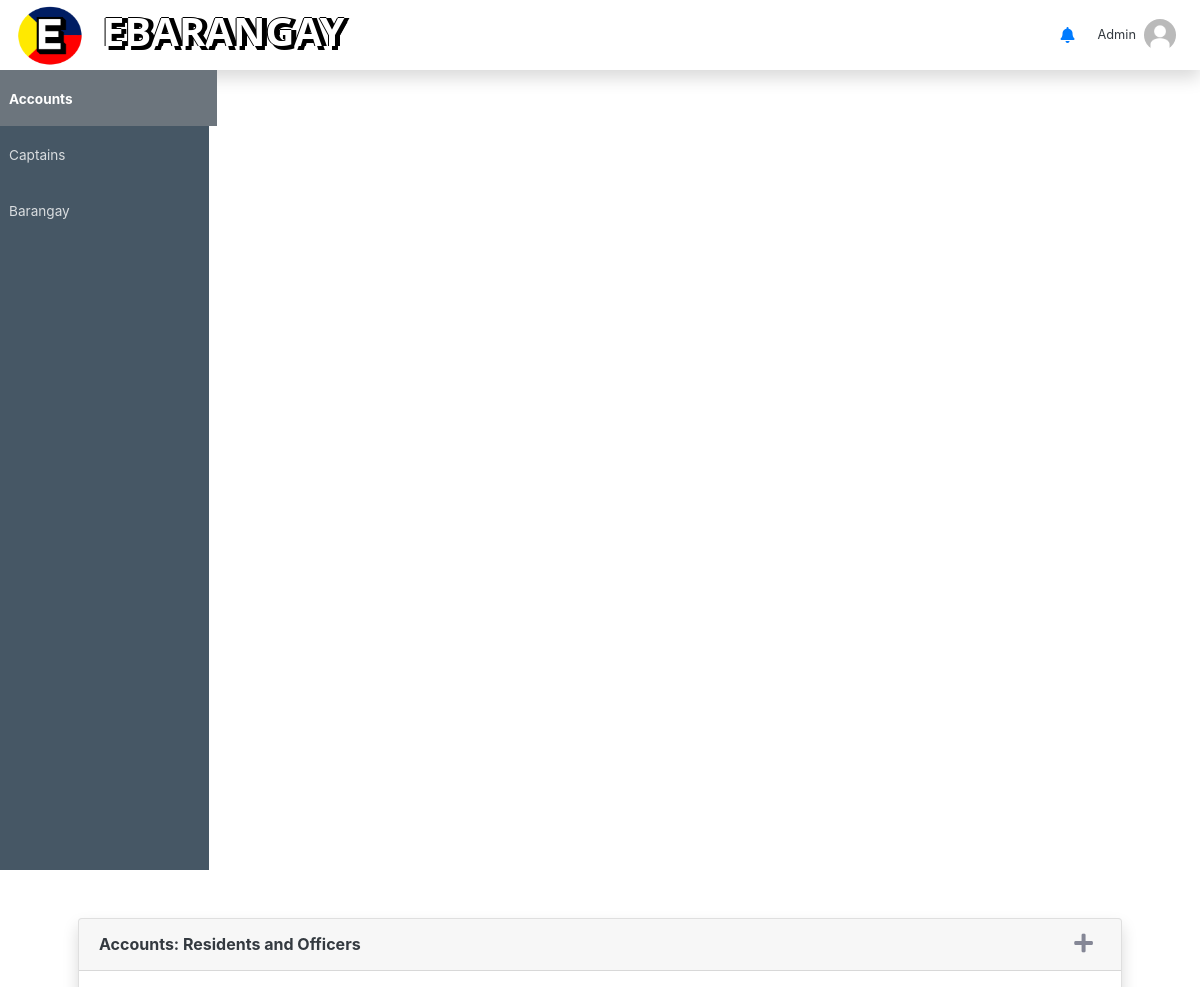
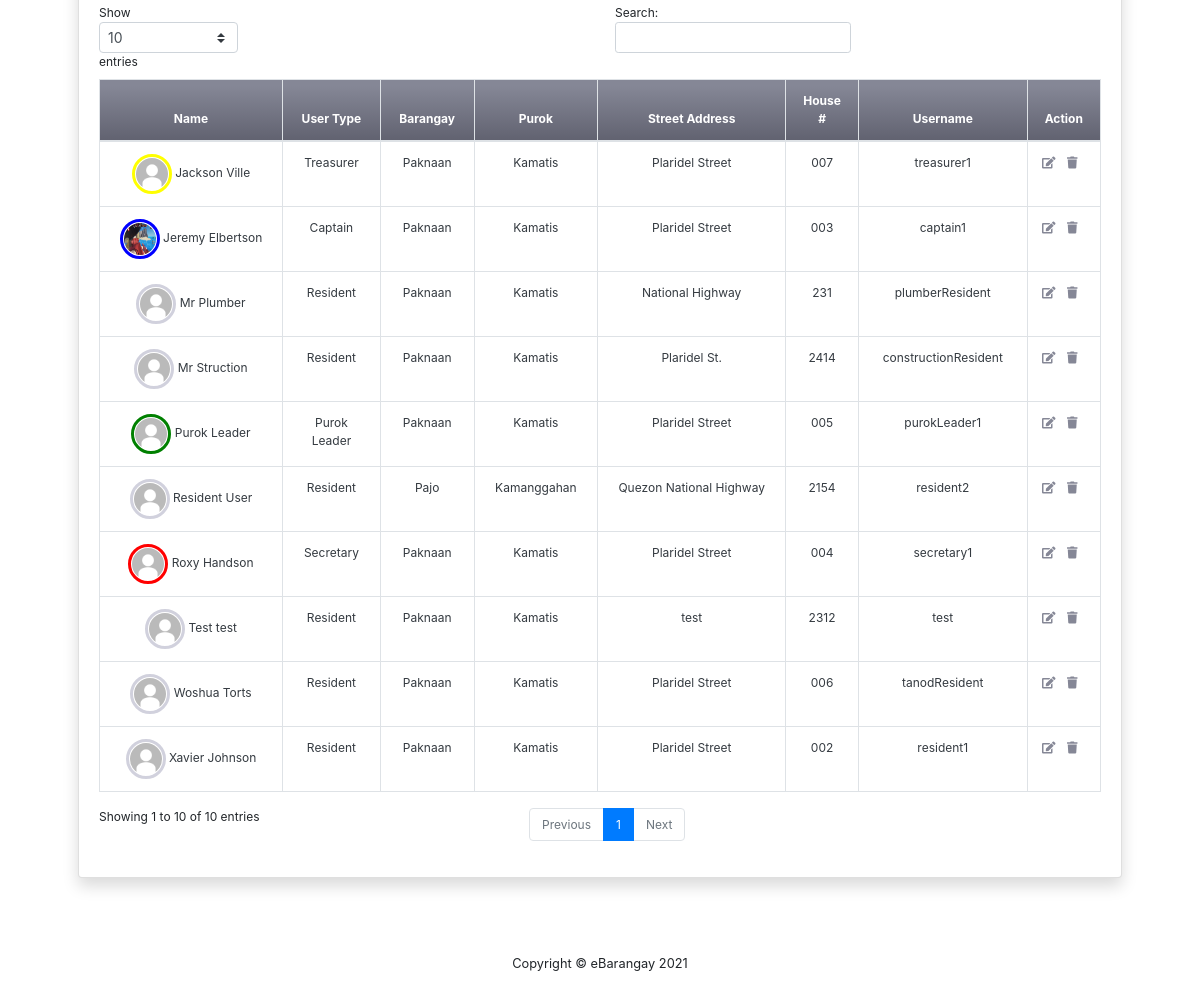
/account.php (signed in), run on the app's committed database (2 pictures, top to bottom).
### tables this page shows
CREATE TABLE `users` (
  `UsersID` int(11) NOT NULL,
  `Firstname` varchar(50) NOT NULL,
  `Middlename` varchar(50) DEFAULT NULL,
  `Lastname` varchar(50) NOT NULL,
  `dateofbirth` varchar(50) NOT NULL,
  `civilStat` varchar(50) NOT NULL,
  `emailAdd` varchar(50) NOT NULL,
  `username` varchar(50) NOT NULL,
  `usersPwd` varchar(255) DEFAULT NULL,
  `userGender` varchar(50) DEFAULT NULL,
  `userType` varchar(50) DEFAULT NULL,
  `profile_pic` varchar(129) DEFAULT NULL,
  `userBarangay` varchar(50) DEFAULT NULL,
  `userPurok` varchar(50) DEFAULT NULL,
  `phoneNum` varchar(20) DEFAULT NULL,
  `teleNum` varchar(20) DEFAULT NULL,
  `VerifyStatus` varchar(20) NOT NULL DEFAULT 'Pending',
  `userCity` varchar(30) NOT NULL DEFAULT 'None',
  `Status` varchar(20) NOT NULL DEFAULT 'Active',
  `isRenting` varchar(20) DEFAULT 'False',
  `landlordName` varchar(50) DEFAULT 'None',
  `landlordContact` varchar(50) DEFAULT 'NONE',
  `barangayPos` varchar(50) DEFAULT 'None',
  `userAddress` varchar(50) DEFAULT NULL,
  `userHouseNum` varchar(50) DEFAULT NULL,
  `IsLandlord` varchar(20) DEFAULT 'False'
);

### account.php (the view, shortened to what this page needs)
<?php include_once "header.php" ?>
<div class="container p-4">
<div class="card shadow mb-4 m-4">
    <div class="card-header py-3 d-flex justify-content-between">
            <h6 class="m-0 font-weight-bold text-dark">Accounts: Residents and Officers</h6>
            <a class="fas fa-plus fa-lg mr-2 text-gray-600 add_account" href="javascript:void(0)"></a>
    </div>
    <div class="card-body" style="font-size: 75%">
        <div class="table-responsive">
            <table class="table table-bordered text-center text-dark"
                id="dataTable" width="100%" cellspacing="0" cellpadding="0">
                <thead >
                    <tr class="bg-gradient-secondary text-white">
                        <th scope="col">Name</th>
                        <th scope="col">User Type</th>
                        <th scope="col">Barangay</th>
                        <th scope="col">Purok</th>
                        <th>Street Address</th>
                        <th>House #</th>
                        <th scope="col">Username</th>
                        <th scope="col">Action</th>
                    </tr>
                </thead>
                <tbody>
                    <?php
                        $accounts = $conn->query("SELECT *, concat(Firstname, ' ', Lastname) as name FROM users WHERE Status='Active'");
                        while($row=$accounts->fetch_assoc()):
                            if($row["userType"] == "Admin"){
                                continue;
                            }
                    ?>
                    <tr>
                        <td>
                            <img class="img-profile rounded-circle <?php
                                if($row["userType"] == "Resident"){
                                    echo "img-res-profile";
                                }
                                elseif($row["userType"] == "Purok Leader"){
                                    echo "img-purokldr-profile";
                                }
                                elseif($row["userType"] == "Captain"){
                                    echo "img-capt-profile";
                                }
                                elseif($row["userType"] == "Secretary"){
                                    echo "img-sec-profile";
                                }
                                elseif($row["userType"] == "Treasurer"){
                                    echo "img-treas-profile";
                                }
                                elseif($row["userType"] == "Admin"){
                                    echo "img-admin-profile";
                                }
                            ?>" src="img/<?php echo $row["profile_pic"] ?>" width="40" height="40"/>
                            <?php echo $row["name"] ?>
                        </td>
                        <td><?php echo $row["userType"] ?></td>
                        <td><?php echo $row["userBarangay"] ?></td>
                        <td><?php echo $row["userPurok"] ?></td>
                        <td><?php echo $row["userAddress"] ?></td>
                        <td><?php echo $row["userHouseNum"] ?></td>
                        <td><?php echo $row["username"] ?></td>
                        <td>
                            <a class="fas fa-edit fa-md mr-2 text-gray-600 edit_account" data-id="<?php echo $row['UsersID'] ?>" href="javascript:void(0)"></a>
                            <a class="fas fa-trash fa-md mr-2 text-gray-600 deactivate_account" data-id="<?php echo $row['UsersID'] ?>" href="javascript:void(0)"></a>
                        </td>
                    </tr>
                    <?php endwhile; ?>
                </tbody>
            </table>
        </div>
    </div>
</div>
</div>
</div>
</div>
<?php include_once "footer.php" ?>

### header.php (shortened to what this page needs)
<?php
    if(isset($_SESSION["UsersID"]) == NULL)
    {
        header("location: login.php");
        exit();
    }
    else{
        $firstname = $_SESSION["Firstname"];
        $lastname = $_SESSION["Lastname"];
        $name = "$firstname $lastname";
    }
?>
<!DOCTYPE html>
<html lang="en">
<head>
    <link href="vendor/fontawesome-free/css/all.min.css" rel="stylesheet" type="text/css">
    <link href="css/sb-admin-2.min.css" rel="stylesheet">
    <link href="css/sb-admin-2.css" rel="stylesheet">
    <link href="css/cb2.css" rel="stylesheet">
    <link rel="stylesheet" href="https://cdn.jsdelivr.net/npm/bootstrap@4.3.1/dist/css/bootstrap.min.css">
</head>
<body id="page-top">
<nav class="navbar navbar-expand topbar static-top shadow">
<a class="navbar-brand" href="about.html">
    <img src="img/eb-logo.png" alt="EBARANGAY LOGO" width="70" height="65">
</a>
<h1 class="navbar-text font-weight-bold d-none d-sm-block d-md-block text-white"
    style= "font-family: 'Segoe UI', Tahoma, Geneva, Verdana, sans-serif;
    text-shadow: -1px 0px black, 3px 4px black, 5px 0 black, 0 -1px black;">
    EBARANGAY
</h1>
<ul class="navbar-nav ml-auto">
    <?php if(isset($_SESSION["UsersID"]) != NULL) : ?>
    <li class="nav-item dropdown no-arrow mx-1" id="notifications" onclick="notificationRead()" data-id="<?php echo $_SESSION["UsersID"] ?>">
        <a class="nav-link dropdown-toggle" href="#" id="alertsDropdown" role="button"
            data-toggle="dropdown" aria-haspopup="true" aria-expanded="false">
            <i class="fas fa-bell fa-fw"></i>
        </a>
    </li>
    <?php endif; ?>
    <li class="nav-item dropdown no-arrow">
    <?php if(isset($_SESSION["UsersID"]) != NULL) : ?>
    <a class="nav-link dropdown-toggle" id="userDropdown" role="button"
        data-toggle="dropdown" aria-haspopup="true" aria-expanded="false">
        <span class="mr-2 d-none d-lg-inline text-dark small"><?php if($_SESSION["userType"] == "Admin"){echo "Admin";} else{echo $name;} ?></span>
        <img class="img-profile rounded-circle <?php
            if($_SESSION["userType"] == "Resident"){
                echo "img-res-profile";
            }
            elseif($_SESSION["userType"] == "Purok Leader"){
                echo "img-purokldr-profile";
            }
            elseif($_SESSION["userType"] == "Captain"){
                echo "img-capt-profile";
            }
            elseif($_SESSION["userType"] == "Secretary"){
                echo "img-sec-profile";
            }
            elseif($_SESSION["userType"] == "Treasurer"){
                echo "img-treas-profile";
            }
            elseif($_SESSION["userType"] == "Admin"){
                echo "img-admin-profile";
            }
        ?>" src="img/<?php echo $_SESSION["profile_pic"]; ?> "/>
    </a>
        <?php endif; ?>
    </li>
</ul>
</nav>
<div class="content-wrapper" >
<div class="row">
    <?php if(isset($_SESSION["UsersID"]) && !empty($_SESSION["UsersID"])) : ?>
    <div id="sidebar-area">
    <ul class="navbar-nav sidebar sidebar-dark accordion px-2" id="accordionSidebar" style="background: rgb(70, 87, 101);">
        <?php if($_SESSION["userType"] == "Admin") : ?>
            <li class="nav-item <?php if(basename($_SERVER['PHP_SELF']) === "account.php"): ?> <?php echo "active"; endif; ?>">
            <a class="nav-link <?php if(basename($_SERVER['PHP_SELF']) === "account.php"): ?> <?php echo "bg-secondary"; endif; ?>" href="account.php">
                <span>Accounts</span>
            </a>
        </li>
        <li class="nav-item <?php if(basename($_SERVER['PHP_SELF']) === "captain.php"): ?> <?php echo "active"; endif; ?>">
            <a class="nav-link <?php if(basename($_SERVER['PHP_SELF']) === "captain.php"): ?> <?php echo "bg-secondary"; endif; ?>" href="captain.php">
                <span>Captains</span>
            </a>
        </li>
        <li class="nav-item <?php if(basename($_SERVER['PHP_SELF']) === "barangay.php"): ?> <?php echo "active"; endif; ?>">
            <a class="nav-link <?php if(basename($_SERVER['PHP_SELF']) === "barangay.php"): ?> <?php echo "bg-secondary"; endif; ?>" href="barangay.php">
                <span>Barangay</span>
            </a>
        </li>
        <?php endif; ?>
        <?php endif; ?>
    </ul>
    </div>

### footer.php (shortened to what this page needs)
  <footer class="sticky-footer">
      <div class="container my-auto">
          <div class="copyright text-center my-auto">
              <span>Copyright &copy; eBarangay 2021</span>
          </div>
      </div>
  </footer>
</body>
</html>

### css/cb2.css (style rules this page uses)
.img-res-profile { padding: 1px; border: 3px solid rgb(209, 209, 221); }
.img-purokldr-profile { padding: 1px; border: 3px solid green; }
.img-capt-profile { padding: 1px; border: 3px solid blue; }
.img-sec-profile { padding: 1px; border: 3px solid red; }
.img-treas-profile { padding: 1px; border: 3px solid yellow; }

### data on the page
users: profile_pic (picture), name "Xavier Johnson", userType "Resident", userBarangay "Paknaan", userPurok "Kamatis", userAddress "Plaridel Street", userHouseNum "002", username "resident1"
users: profile_pic (picture), name "Jeremy Elbertson", userType "Captain", userBarangay "Paknaan", userPurok "Kamatis", userAddress "Plaridel Street", userHouseNum "003", username "captain1"
users: profile_pic (picture), name "Roxy Handson", userType "Secretary", userBarangay "Paknaan", userPurok "Kamatis", userAddress "Plaridel Street", userHouseNum "004", username "secretary1"
users: profile_pic (picture), name "Purok Leader", userType "Purok Leader", userBarangay "Paknaan", userPurok "Kamatis", userAddress "Plaridel Street", userHouseNum "005", username "purokLeader1"
users: profile_pic (picture), name "Resident User", userType "Resident", userBarangay "Pajo", userPurok "Kamanggahan", userAddress "Quezon National Highway", userHouseNum "2154", username "resident2"
users: profile_pic (picture), name "Woshua Torts", userType "Resident", userBarangay "Paknaan", userPurok "Kamatis", userAddress "Plaridel Street", userHouseNum "006", username "tanodResident"
users: profile_pic (picture), name "Jackson Ville", userType "Treasurer", userBarangay "Paknaan", userPurok "Kamatis", userAddress "Plaridel Street", userHouseNum "007", username "treasurer1"
users: profile_pic (picture), name "Mr Plumber", userType "Resident", userBarangay "Paknaan", userPurok "Kamatis", userAddress "National Highway", userHouseNum "231", username "plumberResident"
users: profile_pic (picture), name "Mr Struction", userType "Resident", userBarangay "Paknaan", userPurok "Kamatis", userAddress "Plaridel St.", userHouseNum "2414", username "constructionResident"
users: profile_pic (picture), name "Test test", userType "Resident", userBarangay "Paknaan", userPurok "Kamatis", userAddress "test", userHouseNum "2312", username "test"
